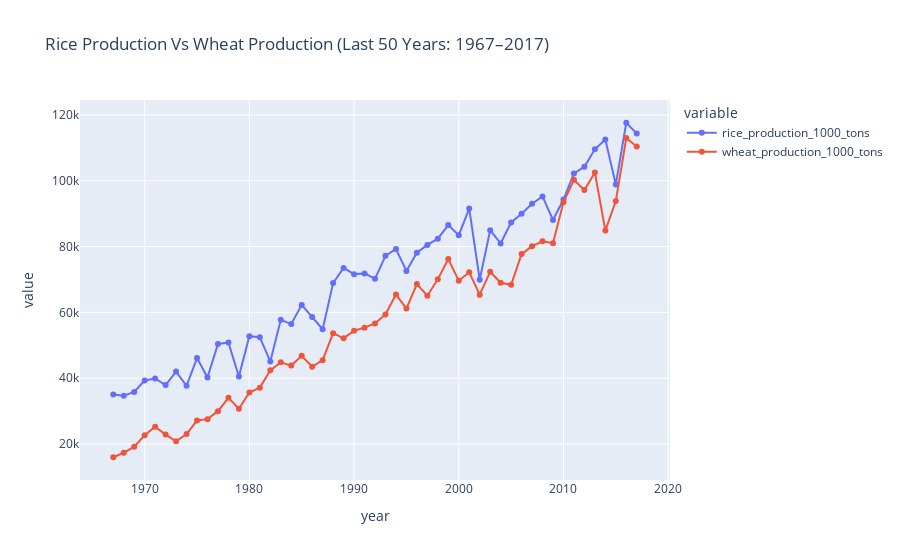

The cell this chart's notebook holds for it:
### Code cell
import plotly.express as px
ly = df["year"].max()
cy = ly - 50

# Filter last 50 years
recent_df = df[df["year"] >= cy]

# Group and summarize production data
trend = recent_df.groupby("year")[["rice_production_1000_tons", "wheat_production_1000_tons"]]\
    .sum().reset_index()

# Plot the line chart with proper title formatting
px.line(
    trend,
    x="year",
    y=["rice_production_1000_tons", "wheat_production_1000_tons"],
    title=f"Rice Production Vs Wheat Production (Last 50 Years: {cy}–{ly})",
    markers=True
).show()

### Figure 1 — Plotly figure (JSON) as saved in the notebook; plotly's stock layout.template omitted (floating-point values rounded to 4 significant figures)
{"data": [{"hovertemplate": "variable=rice_production_1000_tons<br>year=%{x}<br>value=%{y}<extra></extra>", "legendgroup": "rice_production_1000_tons", "line": {"color": "#636efa", "dash": "solid"}, "marker": {"symbol": "circle"}, "mode": "lines+markers", "name": "rice_production_1000_tons", "orientation": "v", "showlegend": true, "type": "scatter", "x": [1967, 1968, 1969, 1970, 1971, 1972, 1973, 1974, 1975, 1976, 1977, 1978, 1979, 1980, 1981, 1982, 1983, 1984, 1985, 1986, 1987, 1988, 1989, 1990, 1991, 1992, 1993, 1994, 1995, 1996, 1997, 1998, 1999, 2000, 2001, 2002, 2003, 2004, 2005, 2006, 2007, 2008, 2009, 2010, 2011, 2012, 2013, 2014, 2015, 2016, 2017], "xaxis": "x", "y": [35060.0, 34700.0, 35840.0, 39320.0, 39950.0, 37930.0, 42030.0, 37690.0, 46140.0, 40230.0, 50440.0, 50870.0, 40560.0, 52800.0, 52490.0, 45080.0, 57770.0, 56450.0, 62290.0, 58590.0, 54890.0, 68920.0, 73530.0, 71610.0, 71860.0, 70210.0, 77180.0, 79270.0, 72620.0, 78120.0, 80500.0, 82390.0, 86530.0, 83480.0, 91560.0, 69920.0, 84970.0, 80950.0, 87320.0, 89980.0, 93000.0, 95230.0, 88070.0, 94300.0, 102200.0, 104200.0, 109600.0, 112600.0, 98820.0, 117600.0, 114300.0], "yaxis": "y"}, {"hovertemplate": "variable=wheat_production_1000_tons<br>year=%{x}<br>value=%{y}<extra></extra>", "legendgroup": "wheat_production_1000_tons", "line": {"color": "#EF553B", "dash": "solid"}, "marker": {"symbol": "circle"}, "mode": "lines+markers", "name": "wheat_production_1000_tons", "orientation": "v", "showlegend": true, "type": "scatter", "x": [1967, 1968, 1969, 1970, 1971, 1972, 1973, 1974, 1975, 1976, 1977, 1978, 1979, 1980, 1981, 1982, 1983, 1984, 1985, 1986, 1987, 1988, 1989, 1990, 1991, 1992, 1993, 1994, 1995, 1996, 1997, 1998, 1999, 2000, 2001, 2002, 2003, 2004, 2005, 2006, 2007, 2008, 2009, 2010, 2011, 2012, 2013, 2014, 2015, 2016, 2017], "xaxis": "x", "y": [16010.0, 17380.0, 19230.0, 22680.0, 25280.0, 22880.0, 20830.0, 23050.0, 27150.0, 27580.0, 30000.0, 34080.0, 30740.0, 35660.0, 37150.0, 42400.0, 44860.0, 43850.0, 46810.0, 43500.0, 45500.0, 53680.0, 52120.0, 54450.0, 55380.0, 56670.0, 59400.0, 65460.0, 61160.0, 68630.0, 65090.0, 70060.0, 76210.0, 69620.0, 72190.0, 65400.0, 72320.0, 69010.0, 68380.0, 77710.0, 80130.0, 81610.0, 81020.0, 93440.0, 100300.0, 97180.0, 102500.0, 84870.0, 93820.0, 113000.0, 110400.0], "yaxis": "y"}], "layout": {"legend": {"title": {"text": "variable"}, "tracegroupgap": 0}, "title": {"text": "Rice Production Vs Wheat Production (Last 50 Years: 1967–2017)"}, "xaxis": {"anchor": "y", "domain": [0, 1], "title": {"text": "year"}}, "yaxis": {"anchor": "x", "domain": [0, 1], "title": {"text": "value"}}}}
